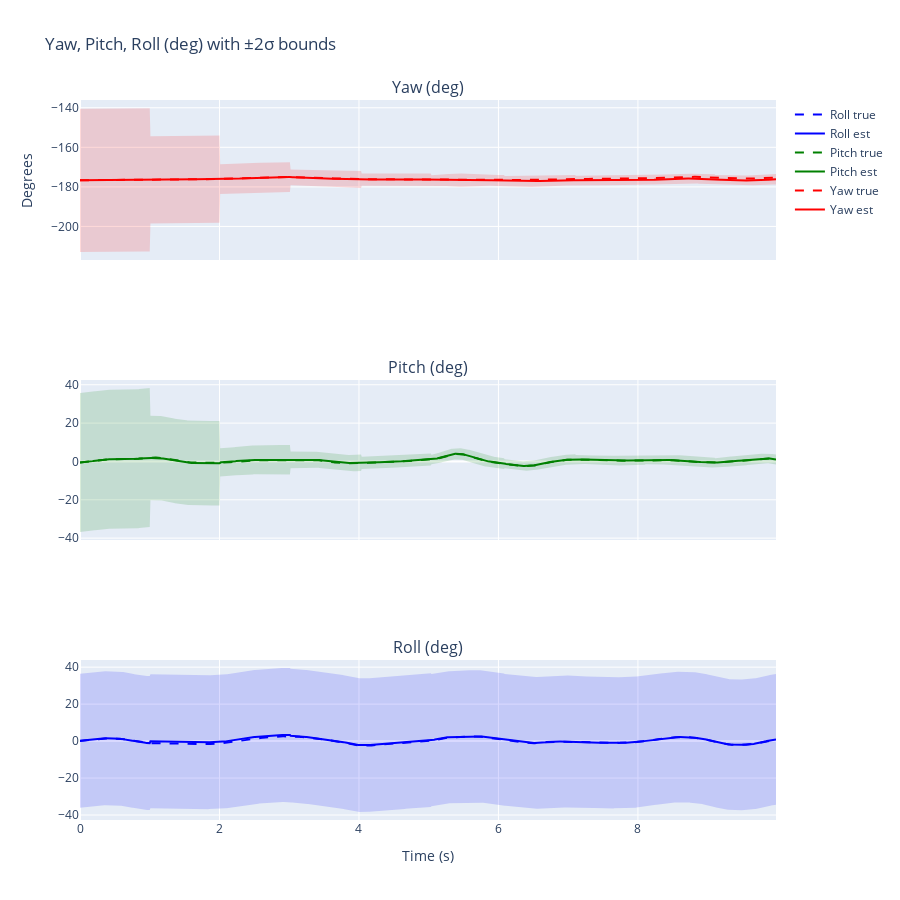

This figure's notebook cell:
### Markdown cell above
## Plot Yaw/Pitch/Roll (degrees)

We show estimated angles with ±2σ bands and dashed ground truth. Ideally, the truth lies mostly within the shaded bands if covariances are well tuned.

### Code cell
# Create 3-row subplot: one for each of Yaw, Pitch, Roll
fig = make_subplots(rows=3, cols=1, shared_xaxes=True, subplot_titles=("Yaw (deg)", "Pitch (deg)", "Roll (deg)"))
color_rgb = {0: ("rgba(255,0,0,0.15)", "#ff0000"), 1: ("rgba(0,128,0,0.15)", "#008000"), 2: ("rgba(0,0,255,0.15)", "#0000ff")}
names = {0: "Yaw", 1: "Pitch", 2: "Roll"}
for i in range(3):
    fill_rgba, line_color = color_rgb[i]; mean = ypr_est[:, i]; std2p = 2.0 * rot_std_deg[:, i]; upper = mean + std2p; lower = mean - std2p; row = i + 1
    fig.add_trace(go.Scatter(x=times, y=upper, line=dict(color=line_color, width=0), showlegend=False), row=row, col=1)
    fig.add_trace(go.Scatter(x=times, y=lower, fill="tonexty", fillcolor=fill_rgba, line=dict(color=line_color, width=0), showlegend=False), row=row, col=1)
    fig.add_trace(go.Scatter(x=times, y=mean, name=f"{names[i]} est", line=dict(color=line_color, width=2)), row=row, col=1)
    fig.add_trace(go.Scatter(x=times, y=ypr_true[:, i], name=f"{names[i]} true", line=dict(color=line_color, dash="dash", width=2)), row=row, col=1)
fig.update_layout(height=900, title_text="Yaw, Pitch, Roll (deg) with ±2σ bounds", xaxis3_title="Time (s)", yaxis_title="Degrees", showlegend=True)
fig.show()

### Figure 1 — Plotly figure (JSON) as saved in the notebook; plotly's stock layout.template omitted (floating-point values rounded to 4 significant figures; data arrays with more than 128 entries replaced by an {"elided": "..."} marker saying what was removed)
{"data": [{"line": {"color": "#ff0000", "width": 0}, "showlegend": false, "type": "scatter", "x": {"elided": "989 float values"}, "xaxis": "x", "y": {"elided": "989 float values"}, "yaxis": "y"}, {"fill": "tonexty", "fillcolor": "rgba(255,0,0,0.15)", "line": {"color": "#ff0000", "width": 0}, "showlegend": false, "type": "scatter", "x": {"elided": "989 float values"}, "xaxis": "x", "y": {"elided": "989 float values"}, "yaxis": "y"}, {"line": {"color": "#ff0000", "width": 2}, "name": "Yaw est", "type": "scatter", "x": {"elided": "989 float values"}, "xaxis": "x", "y": {"elided": "989 float values"}, "yaxis": "y"}, {"line": {"color": "#ff0000", "dash": "dash", "width": 2}, "name": "Yaw true", "type": "scatter", "x": {"elided": "989 float values"}, "xaxis": "x", "y": {"elided": "989 float values"}, "yaxis": "y"}, {"line": {"color": "#008000", "width": 0}, "showlegend": false, "type": "scatter", "x": {"elided": "989 float values"}, "xaxis": "x2", "y": {"elided": "989 float values"}, "yaxis": "y2"}, {"fill": "tonexty", "fillcolor": "rgba(0,128,0,0.15)", "line": {"color": "#008000", "width": 0}, "showlegend": false, "type": "scatter", "x": {"elided": "989 float values"}, "xaxis": "x2", "y": {"elided": "989 float values"}, "yaxis": "y2"}, {"line": {"color": "#008000", "width": 2}, "name": "Pitch est", "type": "scatter", "x": {"elided": "989 float values"}, "xaxis": "x2", "y": {"elided": "989 float values"}, "yaxis": "y2"}, {"line": {"color": "#008000", "dash": "dash", "width": 2}, "name": "Pitch true", "type": "scatter", "x": {"elided": "989 float values"}, "xaxis": "x2", "y": {"elided": "989 float values"}, "yaxis": "y2"}, {"line": {"color": "#0000ff", "width": 0}, "showlegend": false, "type": "scatter", "x": {"elided": "989 float values"}, "xaxis": "x3", "y": {"elided": "989 float values"}, "yaxis": "y3"}, {"fill": "tonexty", "fillcolor": "rgba(0,0,255,0.15)", "line": {"color": "#0000ff", "width": 0}, "showlegend": false, "type": "scatter", "x": {"elided": "989 float values"}, "xaxis": "x3", "y": {"elided": "989 float values"}, "yaxis": "y3"}, {"line": {"color": "#0000ff", "width": 2}, "name": "Roll est", "type": "scatter", "x": {"elided": "989 float values"}, "xaxis": "x3", "y": {"elided": "989 float values"}, "yaxis": "y3"}, {"line": {"color": "#0000ff", "dash": "dash", "width": 2}, "name": "Roll true", "type": "scatter", "x": {"elided": "989 float values"}, "xaxis": "x3", "y": {"elided": "989 float values"}, "yaxis": "y3"}], "layout": {"annotations": [{"font": {"size": 16}, "showarrow": false, "text": "Yaw (deg)", "x": 0.5, "xanchor": "center", "xref": "paper", "y": 1, "yanchor": "bottom", "yref": "paper"}, {"font": {"size": 16}, "showarrow": false, "text": "Pitch (deg)", "x": 0.5, "xanchor": "center", "xref": "paper", "y": 0.6111, "yanchor": "bottom", "yref": "paper"}, {"font": {"size": 16}, "showarrow": false, "text": "Roll (deg)", "x": 0.5, "xanchor": "center", "xref": "paper", "y": 0.2222, "yanchor": "bottom", "yref": "paper"}], "height": 900, "showlegend": true, "title": {"text": "Yaw, Pitch, Roll (deg) with ±2σ bounds"}, "xaxis": {"anchor": "y", "domain": [0, 1], "matches": "x3", "showticklabels": false}, "xaxis2": {"anchor": "y2", "domain": [0, 1], "matches": "x3", "showticklabels": false}, "xaxis3": {"anchor": "y3", "domain": [0, 1], "title": {"text": "Time (s)"}}, "yaxis": {"anchor": "x", "domain": [0.7778, 1], "title": {"text": "Degrees"}}, "yaxis2": {"anchor": "x2", "domain": [0.3889, 0.6111]}, "yaxis3": {"anchor": "x3", "domain": [0, 0.2222]}}}
